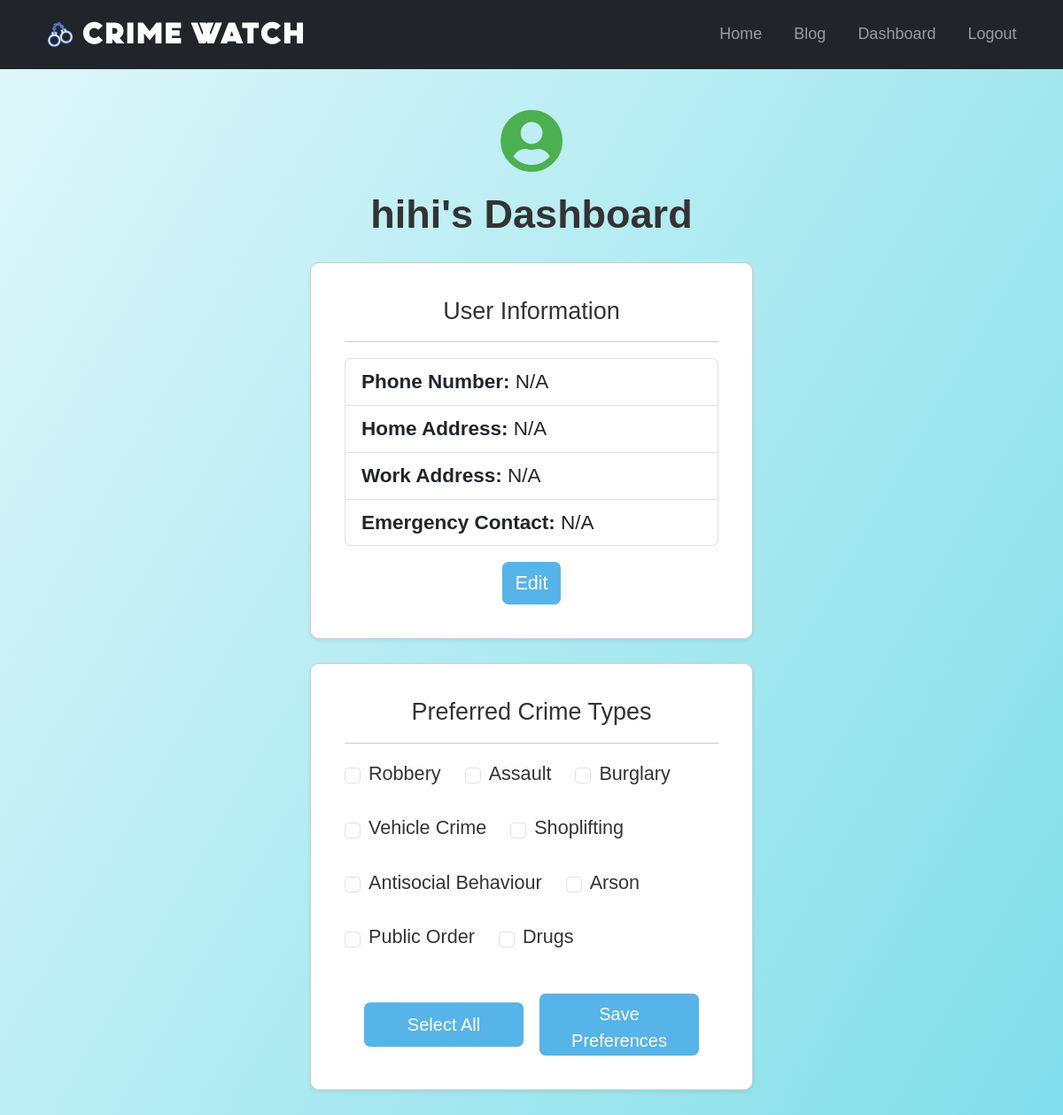
The page /dashboard (signed in) on the database its author committed.
### app/models.py (models this page shows, shortened)
class User(UserMixin, db.Model):
    id = db.Column(db.Integer, primary_key=True)
    username = db.Column(db.String(150), nullable=False, unique=True)
    email = db.Column(db.String(150), nullable=False, unique=True)
    password = db.Column(db.String(150), nullable=False)
    phone_number = db.Column(db.String(20))
    home_address = db.Column(db.String(255))
    work_address = db.Column(db.String(255))
    emergency_contact = db.Column(db.String(150))
    bookmarked_locations = db.Column(db.String(500))  # Can store multiple locations as a string
    notification_radius = db.Column(db.Float, default=1.0)  # Radius in km
    crime_preferences = db.Column(db.String(500), nullable=True, default="")  # Default value is an empty string

### app/views.py (the view)
@views.route('/dashboard')
@login_required
def dashboard():
    crime_preferences = current_user.crime_preferences or ""  # Default to an empty string
    recommendations = get_safety_recommendations(current_user)
    return render_template(
        'dashboard.html',
        user=current_user,
        recommendations=recommendations,
    )

### app/views.py (called while the page is built, shortened)
def get_safety_recommendations(user):
    if not user.bookmarked_locations:
        return ["No bookmarked locations found. Please add a location to receive safety recommendations."]

### app/templates/dashboard.html (shortened to what this page needs)
{% extends "base.html" %}
{% block content %}
<div class="container py-3">
    <div class="text-center mb-4">
        <i class="fas fa-user-circle" style="font-size: 4rem; color: #4caf50;"></i>
        <h2 class="welcome-title">{{ user.username }}'s Dashboard</h2>
    </div>
    <div class="card shadow-sm mb-4">
        <div class="card-body">
            <h4 class="card-title text-center" style="font-size: 1.5rem;">User Information</h4>
            <hr>
            <ul class="list-group text-start" style="font-size: 1.25rem;">
                <li class="list-group-item"><strong>Phone Number:</strong> {{ user.phone_number or 'N/A' }}</li>
                <li class="list-group-item"><strong>Home Address:</strong> {{ user.home_address or 'N/A' }}</li>
                <li class="list-group-item"><strong>Work Address:</strong> {{ user.work_address or 'N/A' }}</li>
                <li class="list-group-item"><strong>Emergency Contact:</strong> {{ user.emergency_contact or 'N/A' }}</li>
            </ul>
            <div class="text-center mt-3">
                <button type="button" class="btn btn-primary" style="font-size: 1.2rem;" data-bs-toggle="modal" data-bs-target="#editModal">
                    Edit
                </button>
            </div>
        </div>
    </div>
    <div class="card shadow-sm">
        <div class="card-body">
            <h4 class="card-title text-center" style="font-size: 1.5rem;">Preferred Crime Types</h4>
            <hr>
            <form method="POST" action="{{ url_for('views.update_preferences') }}">
                {% set crime_types = [
                    "Robbery", "Assault", "Burglary", "Vehicle Crime", "Shoplifting",
                    "Antisocial Behaviour", "Arson", "Public Order", "Drugs"
                ] %}
                <div class="d-flex flex-wrap" style="font-size: 1.0rem; gap: 1.5rem;">
                    {% for crime in crime_types %}
                    <div class="form-check d-flex align-items-center">
                        <input class="form-check-input me-2" type="checkbox" name="crime_preferences" value="{{ crime }}" id="crime-{{ crime|lower|replace(' ', '-') }}"
                               {% if user.crime_preferences and crime in user.crime_preferences %}checked{% endif %}>
                        <label class="form-check-label" for="crime-{{ crime|lower|replace(' ', '-') }}" style="font-size: 1.2rem;">{{ crime }}</label>
                    </div>
                    {% endfor %}
                </div>
                <div class="text-center mt-4 d-flex justify-content-center align-items-center gap-3">
                    <button type="button" class="btn btn-primary" id="select-all-btn" style="width: 180px; height: 50px; font-size: 20px;">Select All</button>
                    <button type="submit" class="btn btn-success" id="save-preferences-btn" style="width: 180px; height: 70px; font-size: 20px;">Save Preferences</button>
                </div>
            </form>
        </div>
    </div>
</div>
{% endblock %}

### app/static/styles.css (style rules this page uses)
html, body { height: 100%; margin: 0; padding: 0; font-family: 'Arial', sans-serif; font-size: 18px; background: linear-gradient(120deg, #e0f7fa, #80deea); background-size: cover; background-repeat: no-repeat; overflow-x: hidden; }
.welcome-title { font-family: 'font2', sans-serif; font-size: 2.5rem; font-weight: bold; color: #333333; text-align: center; margin-top: 20px; }
form { display: flex; flex-direction: column; gap: 1rem; color: rgb(0, 0, 0); }
.form-check-label { font-size: 1.25rem; font-weight: normal; color: #333; }
.card { background-color: #f5f5f5; color: #333; border: 1px solid #ccc; border-radius: 10px; padding: 20px; margin: auto; max-width: 500px; z-index: 1020; }
button, .btn { font-size: 16px; transition: background-color 0.3s ease; }
.btn-primary { background-color: #56b4e9; color: #fff; border: 1px solid #56b4e9; }
.btn-success { background-color: #56b4e9; color: #fff; border: 1px solid #56b4e9; }
.card { background-color: #fff; z-index: 3; position: relative; box-shadow: 0 5px 15px rgba(0, 0, 0, 0.2); border-radius: 10px; }

### rows shown on the page
User: username "hihi", phone_number "N/A", home_address "N/A", work_address "N/A", emergency_contact "N/A"

### other values the page prints
{{ crime }} "Robbery" "Assault" "Burglary" "Vehicle Crime" "Shoplifting" "Antisocial Behaviour" "Arson" "Public Order" "Drugs"
